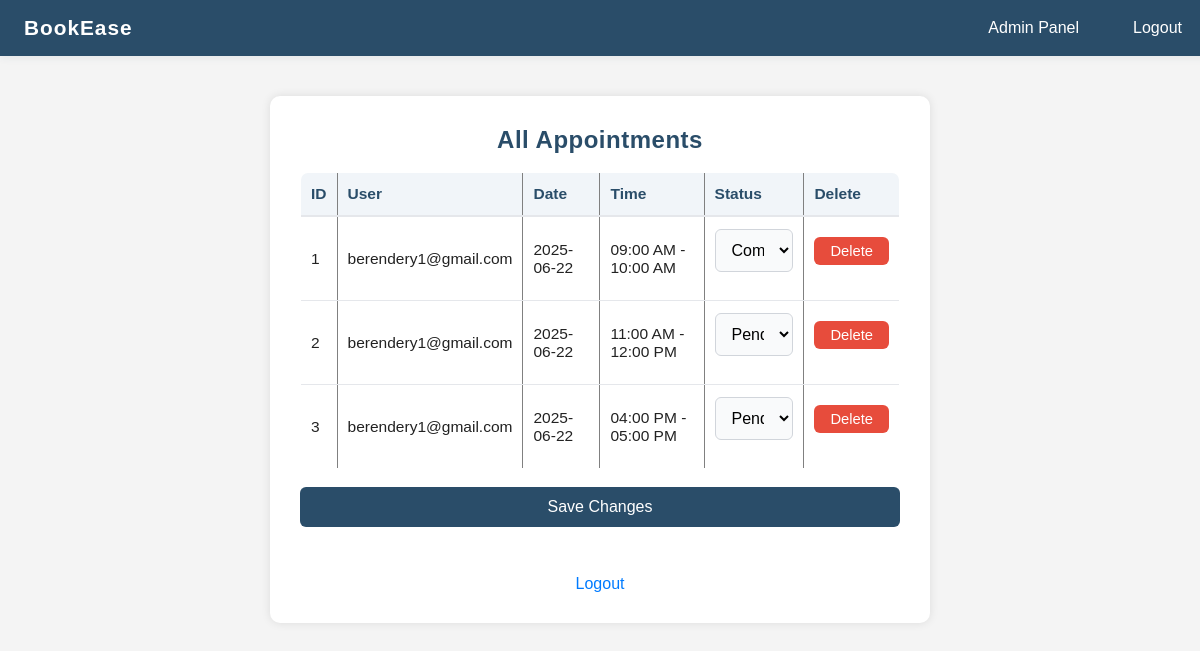
The app's page /admin (signed in), older data.
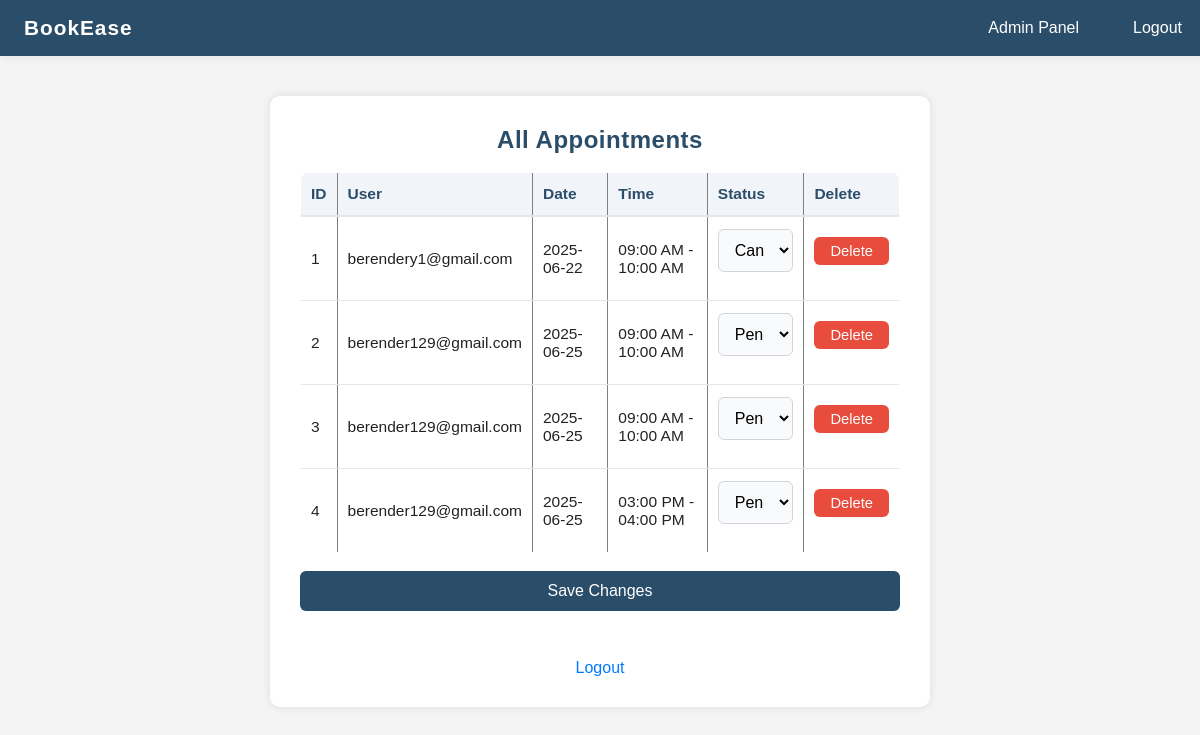
The same page, newer data.
### models.py (models this page shows)
class Appointment(db.Model):
    id = db.Column(db.Integer, primary_key=True)
    date = db.Column(db.Date, nullable=False)
    time = db.Column(db.String(10), nullable=False)
    status = db.Column(db.String(20), default='Pending')
    user_id = db.Column(db.Integer, db.ForeignKey('user.id'))
    user = db.relationship('User', backref='appointments')

class User(UserMixin, db.Model):
    id = db.Column(db.Integer, primary_key=True)
    name = db.Column(db.String(100), nullable=False)
    email = db.Column(db.String(150), unique=True, nullable=False)
    password = db.Column(db.String(150), nullable=False)
    is_admin = db.Column(db.Boolean, default=False)

### app.py (the view, shortened to what this page needs)
@app.route('/admin', methods=['GET', 'POST'])
@login_required
def admin_panel():
    if not current_user.is_admin:
        flash("Unauthorized access.")
        return redirect(url_for('dashboard'))
    appointments = Appointment.query.all()
    return render_template('admin_panel.html', appointments=appointments)

### app.py (called while the page is built)
@login_manager.user_loader
def load_user(user_id):
    return User.query.get(int(user_id))

### templates/admin_panel.html (shortened to what this page needs)
{% extends 'base.html' %}
{% block content %}
<h2>All Appointments</h2>
<form method="POST">
    <table border="1" cellpadding="6" width="100%">
        <tr>
            <th>ID</th>
            <th>User</th>
            <th>Date</th>
            <th>Time</th>
            <th>Status</th>
            <th>Delete</th>
        </tr>
        {% for appt in appointments %}
        <tr>
            <td>{{ appt.id }}</td>
            <td>{{ appt.user.email }}</td>
            <td>{{ appt.date }}</td>
            <td>{{ appt.time }}</td>
            <td>
                <select name="status_{{ appt.id }}">
                    <option value="Pending" {% if appt.status == 'Pending' %}selected{% endif %}>Pending</option>
                    <option value="Cancelled" {% if appt.status == 'Cancelled' %}selected{% endif %}>Cancelled</option>
                    <option value="Completed" {% if appt.status == 'Completed' %}selected{% endif %}>Completed</option>
                </select>
            </td>
            <td>
                <form method="POST" action="{{ url_for('delete_appointment') }}" style="display:inline;">
                    <button type="submit" class="logout-btn" style="background:#e74c3c; padding:6px 16px; font-size:0.95em;">Delete</button>
                </form>
            </td>
        </tr>
        {% endfor %}
    </table>
    <div style="text-align:right; margin-top:18px;">
        <button type="submit" class="logout-btn" style="background:#2a4d69;">Save Changes</button>
    </div>
</form>
<div style="margin-top: 32px; text-align: center;">
    <a href="{{ url_for('logout') }}" class="logout-btn">Logout</a>
</div>
{% endblock %}

### templates/base.html (shortened to what this page needs)
<!DOCTYPE html>
<html lang="en">
<head>
    <link rel="stylesheet" href="{{ url_for('static', filename='style.css') }}">
</head>
<body>
    <nav class="navbar">
        <a href="{{ url_for('landing') }}" class="navbar-logo">
            BookEase
        </a>
        <div class="navbar-links">
            {% if current_user.is_authenticated %}
                {% if current_user.is_admin %}
                    <a href="{{ url_for('admin_panel') }}">Admin Panel</a>
                {% else %}
                    <a href="{{ url_for('dashboard') }}">Dashboard</a>
                {% endif %}
                <a href="{{ url_for('logout') }}">Logout</a>
            {% else %}
                <a href="{{ url_for('login') }}">Login</a>
                <a href="{{ url_for('register') }}">Register</a>
            {% endif %}
        </div>
    </nav>
    <div class="container">
        {% block content %}{% endblock %}
    </div>
</body>
</html>

### static/style.css (style rules this page uses)
body { background-color: #f6f8fa; font-family: 'Segoe UI', Arial, sans-serif; color: #222; margin: 0; padding: 0; }
.container { max-width: 500px; margin: 40px auto; padding: 32px 28px; background: #fff; border-radius: 12px; box-shadow: 0 2px 16px rgba(0,0,0,0.07); }
h1, h2, h3 { font-weight: 600; color: #2a4d69; margin-top: 0; margin-bottom: 18px; letter-spacing: 0.5px; }
form { margin-bottom: 24px; }
input, select, button { width: 100%; padding: 11px 12px; margin-bottom: 16px; border: 1px solid #d1d5db; border-radius: 6px; font-size: 1rem; background: #f9fafb; transition: border 0.2s; box-sizing: border-box; }
button, input[type="submit"] { background: #2a4d69; color: #fff; border: none; font-weight: 500; cursor: pointer; transition: background 0.2s; }
a { color: #2a4d69; text-decoration: none; transition: color 0.2s; }
table { width: 100%; border-collapse: collapse; margin-bottom: 18px; background: #fff; border-radius: 8px; overflow: hidden; font-size: 0.97rem; }
th, td { padding: 12px 10px; text-align: left; }
th { background: #f1f5f9; color: #2a4d69; font-weight: 600; border-bottom: 2px solid #e5e7eb; }
tr { border-bottom: 1px solid #e5e7eb; }
tr:last-child { border-bottom: none; }
select { background: #f9fafb; }
form[method="POST"] { margin: 0; }

### templates/base.html (style rules this page uses)
body { font-family: Arial, sans-serif; padding: 0; margin: 0; background-color: #f4f4f4; }
.navbar { position: fixed; top: 0; left: 0; width: 98vw; z-index: 1000; display: flex; align-items: center; justify-content: space-between; background: #2a4d69; padding: 0 24px; height: 56px; border-radius: 0; box-shadow: 0 2px 8px rgba(42,77,105,0.07); }
.navbar-logo { display: flex; align-items: center; font-size: 1.3rem; font-weight: bold; color: #fff; letter-spacing: 1px; text-decoration: none; }
.navbar-links { display: flex; align-items: center; gap: 18px; }
.navbar-links a { color: #fff; text-decoration: none; font-weight: 500; font-size: 1rem; transition: color 0.2s; padding: 8px 18px; border-radius: 6px; line-height: 1.5; display: inline-block; }
.container { max-width: 600px; margin: 96px auto 0 auto; background: white; padding: 30px; border-radius: 10px; box-shadow: 0 0 10px rgba(0,0,0,0.1); }
h1, h2 { text-align: center; }
a { color: #007BFF; text-decoration: none; }

Row changes from the older to the newer data that the page shows:
changed Appointment "berendery1@gmail.com": status+id "Completed" → "Cancelled"
changed Appointment id 2: user.email "berendery1@gmail.com" → "berender129@gmail.com"; date "2025-06-22" → "2025-06-25"; time "11:00 AM - 12:00 PM" → "09:00 AM - 10:00 AM"
changed Appointment id 3: user.email "berendery1@gmail.com" → "berender129@gmail.com"; date "2025-06-22" → "2025-06-25"; time "04:00 PM - 05:00 PM" → "09:00 AM - 10:00 AM"
added Appointment: id "4", user.email "berender129@gmail.com", date "2025-06-25", time "03:00 PM - 04:00 PM", status+id "Pending"
